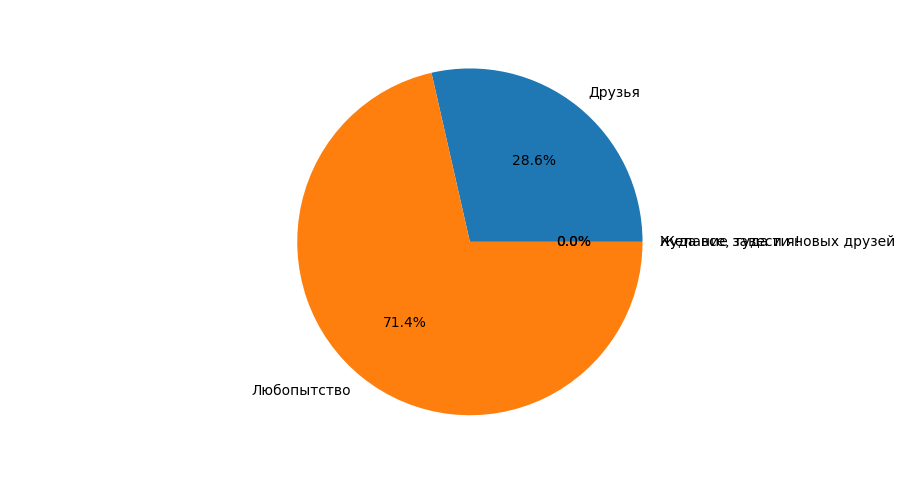

Reproduce this figure in Python.
# Социологический опрос на тему:"Социальные сети"
# 3.	Что Вас подтолкнуло зарегистрироваться в социальных сетях?

import matplotlib.pyplot as plt

labels = 'Друзья', 'Любопытство', 'Желание завести новых друзей', 'Куда все, туда и я!'
sizes = [2,5,0,0]

fig, ax = plt.subplots()
ax.pie(sizes, labels=labels, autopct='%1.1f%%')
ax.axis('equal')

plt.show()
